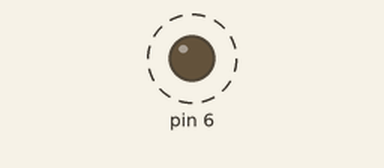
Recording of a sketch running on a simulated Arduino Uno, built with avr-gcc and run on an emulated ATmega328P. Parts: output pins drawn as LEDs (lit = HIGH). Dashed ring = blinking.

Above: at 0.05 s.
Timing chart, 0 to 3.3 s (numbered marks = the images above):
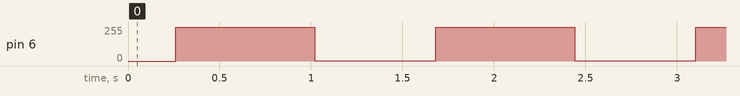

The sketch:

sketch_sep25a.ino
```cpp
void setup() {
    pinMode(6,OUTPUT);

}

void loop() {

float a=1;

  for(float t=1; t<256; t=t+1){

   analogWrite(6,t);
   delay(a);

    }

 {   analogWrite(6,255);
   delay(500);

      }


   for(float t=255; t>1; t=t-1){

   analogWrite(6,t);
   delay(a);
    }
    {   analogWrite(6,1);
   delay(400);

      }


}
```

Measured:
- by itself, pin 6: alternates 255/255 for 0.76 s and 1/255 for 0.66 s
